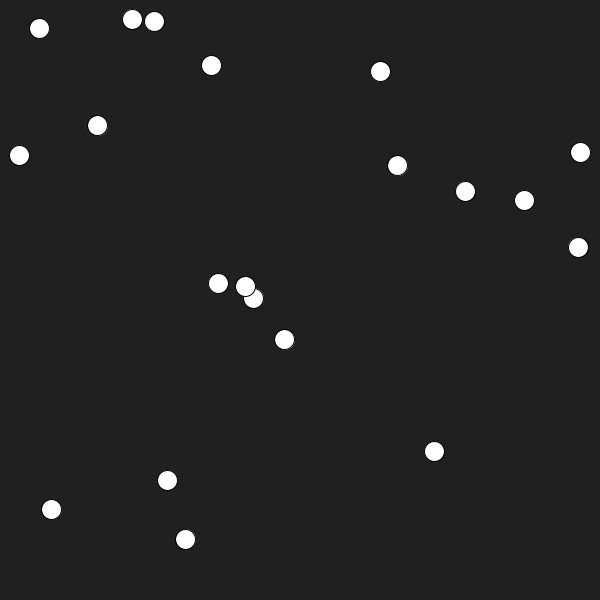
Frame 1 (no input)
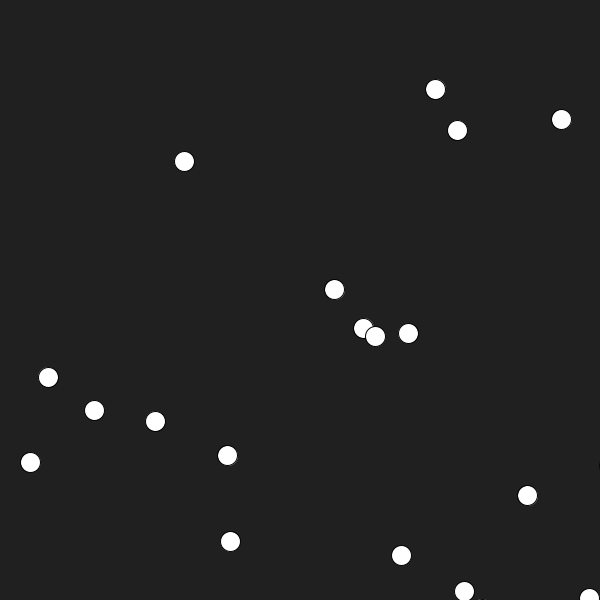
Frame 60 (the mouse pressed at the canvas centre just before this capture)
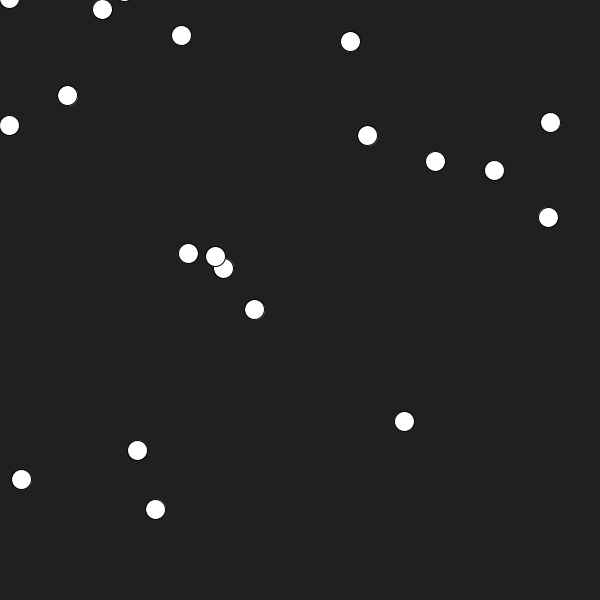
Frame 120 (the mouse held since frame 60 and released just before this capture)

The Processing sketch that drew these frames (run headless with seeded random() and noise(); from frame 60 on, the mouse is pressed at the canvas centre):

// Processing sketch: Ball2
// ── Ball2.pde
//Ball b1;
//Ball b2;
//Ball b3;
int size=20;
Ball[] balls=new Ball[size];
void setup()
{
  size(600,600);
  //b1=new Ball();
  //b2=new Ball();
  //b3=new Ball();
  for (int i=0;i<size;i=i+1)
  {
    balls[i]=new Ball();
  }
  
  
}

void draw()
{
  background(32);
  //b1.move();
  //b1.display();
  //b2.move();
  //b2.display();
  //b3.move();
  //b3.display();
  for (int i=0;i<size;i=i+1)
  {
    balls[i].move();
    balls[i].display();
  }
  
}
// ── Ball.pde
class Ball
{
  float circleX;
  float circleY;
  float xSpeed;
  float ySpeed;
  Ball()
  {
    circleX=random(0, width);
    circleY=random(0, height);
    //background(32);
    xSpeed=10;
    ySpeed=10;
  }

  void move()
  {

    //circleX=random(0,width);
    //circleY=random(0,height);
    if (circleX>=width || circleX<=0)
    {
      xSpeed=-xSpeed;
    }

    if (circleY>=height || circleY<=0)
    {
      ySpeed=-ySpeed;
    }

    circleX=circleX+xSpeed;
    circleY=circleY+ySpeed;
    //println(circleX,circleY);
  }

  void display()
  {
    fill(255);
    ellipse(circleX, circleY, 20, 20);
  }
}
